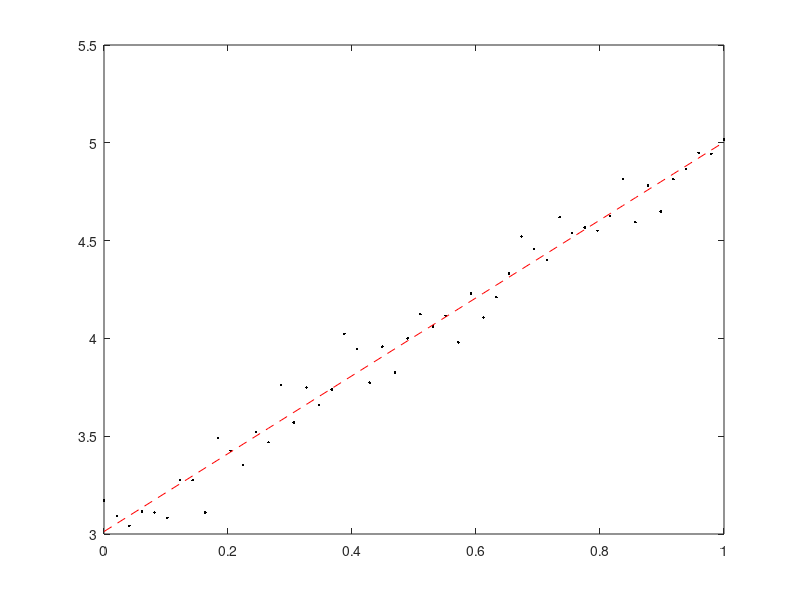

Recreate this plot in MATLAB. (Note: this script raises an error after producing the figure.)
clc;
clear;

% Korelacja przy wyznaczaniu modelu liniowego (parametrycznie)
N = 50;
x = linspace(0,1,N)';
y = 2*x+3 + 0.1 * randn(N,1);
figure
plot(x,y,'k.')
hold on;
Y = y;
X = [x ones(N,1)];
A_hat = X\Y;
y_hat1 = X * A_hat;
plot(x,y_hat1,'r--')
% Obliczenie współczynnika Pearsona ze wzoru
R = sqrt(1-sum((y-y_hat1).^2)/sum((y-mean(y)).^2));
[r1,p1] = corr(x,y);
% Dla y_hat z modelu liniowego R = r1

%%
X = [x.^2 ones(N,1)];
A_hat = X\Y;
y_hat2 = X * A_hat;
plot(x,y_hat2,'m--')
R2 = sqrt(1-sum((y-y_hat2).^2)/sum((y-mean(y)).^2));

disp([R R2])
p = Fisher_corr_test(R,R2,N);

% jak słaby wykres to może go na dwie części podzielić
%cftool

% dane mają być o nieznanej funkcji, poszukać bazy danych
% opis danych, procedura logika kroki, działający kod .mfile, dane
% wejściowe w formacie .mat, wnioski/ bez ponownego pisania potwierdzonych
% reguł, np. któryś sobie nie poradził bo...




